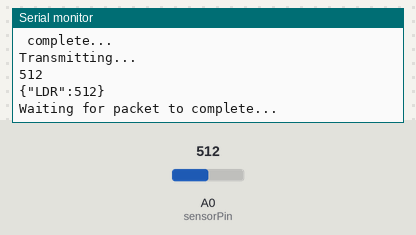
A sketch run on a simulated Arduino Uno, built with avr-gcc and run on an emulated ATmega328P. On the bench: the last lines printed to the serial monitor. The test bench sets the inputs (shaded band); at power-on: A0 (sensorPin) = 512. No radio packets arrive unless stated.

Above: at 2.8 s.
2.9 s: A0 (sensorPin) set to 716
At 3.6 s:
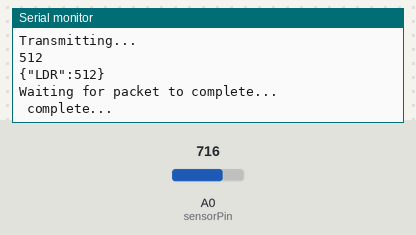
5.1 s: A0 (sensorPin) set to 900
At 6.1 s:
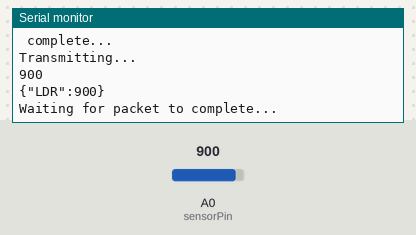
Timing chart, 0 to 8.1 s (numbered marks = the images above; inputs shaded):
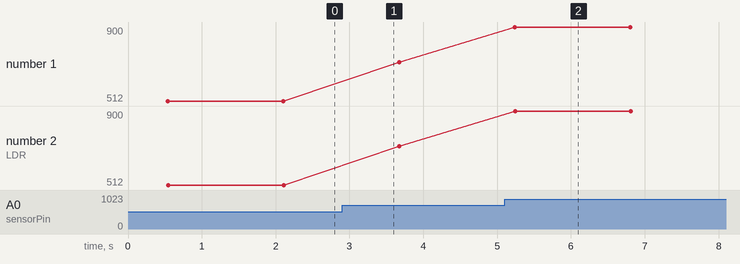

The sketch:

module4_5_ldr_client.ino
```cpp
#include <RH_RF95.h>

int sensorPin = A0;
int sensorValue = 0;


#define RFM95_CS 10
#define RFM95_RST 7
#define RFM95_INT 2

// Change to 434.0 or other frequency, must match RX's freq!
#define RF95_FREQ 915.0

// Singleton instance of the radio driver
RH_RF95 rf95(RFM95_CS, RFM95_INT);

void setup()
{
  pinMode(RFM95_RST, OUTPUT);
  digitalWrite(RFM95_RST, HIGH);
  Serial.begin(9600);

  Serial.println("Feather LoRa TX Test!");
  digitalWrite(RFM95_RST, LOW);
  delay(10);
  digitalWrite(RFM95_RST, HIGH);
  delay(10);

  while (!rf95.init()) {
    Serial.println("LoRa radio init failed");
    while (1);
  }
  Serial.println("LoRa radio init OK!");

  // Defaults after init are 434.0MHz, modulation GFSK_Rb250Fd250, +13dbM
  if (!rf95.setFrequency(RF95_FREQ)) {
    Serial.println("setFrequency failed");
    while (1);
  }
  Serial.print("Set Freq to: "); Serial.println(RF95_FREQ);

  rf95.setTxPower(23, false);
}

void loop()
{
  delay(500); // Wait 1 second between transmits
  Serial.println("Transmitting...");

  sensorValue = analogRead(sensorPin);
  Serial.println(sensorValue);

  String d = "{\"LDR\":"+ String (sensorValue);
  d += "} ";

  char data[d.length()];
  d.toCharArray(data,d.length());
  Serial.println(d);
  rf95.send((uint8_t*)data, sizeof(data));

  Serial.println("Waiting for packet to complete...");
  delay(1000);
  rf95.waitPacketSent();
  Serial.println(" complete...");

}
```

Measured:
- after the input at 5.1 s, the serial monitor: prints a new line after 0.14 s (image 2)
- plotted number 1: 512 → 716 after the input at 2.9 s, 716 → 900 after the input at 5.1 s
- plotted number 2: 512 → 716 after the input at 2.9 s, 716 → 900 after the input at 5.1 s
